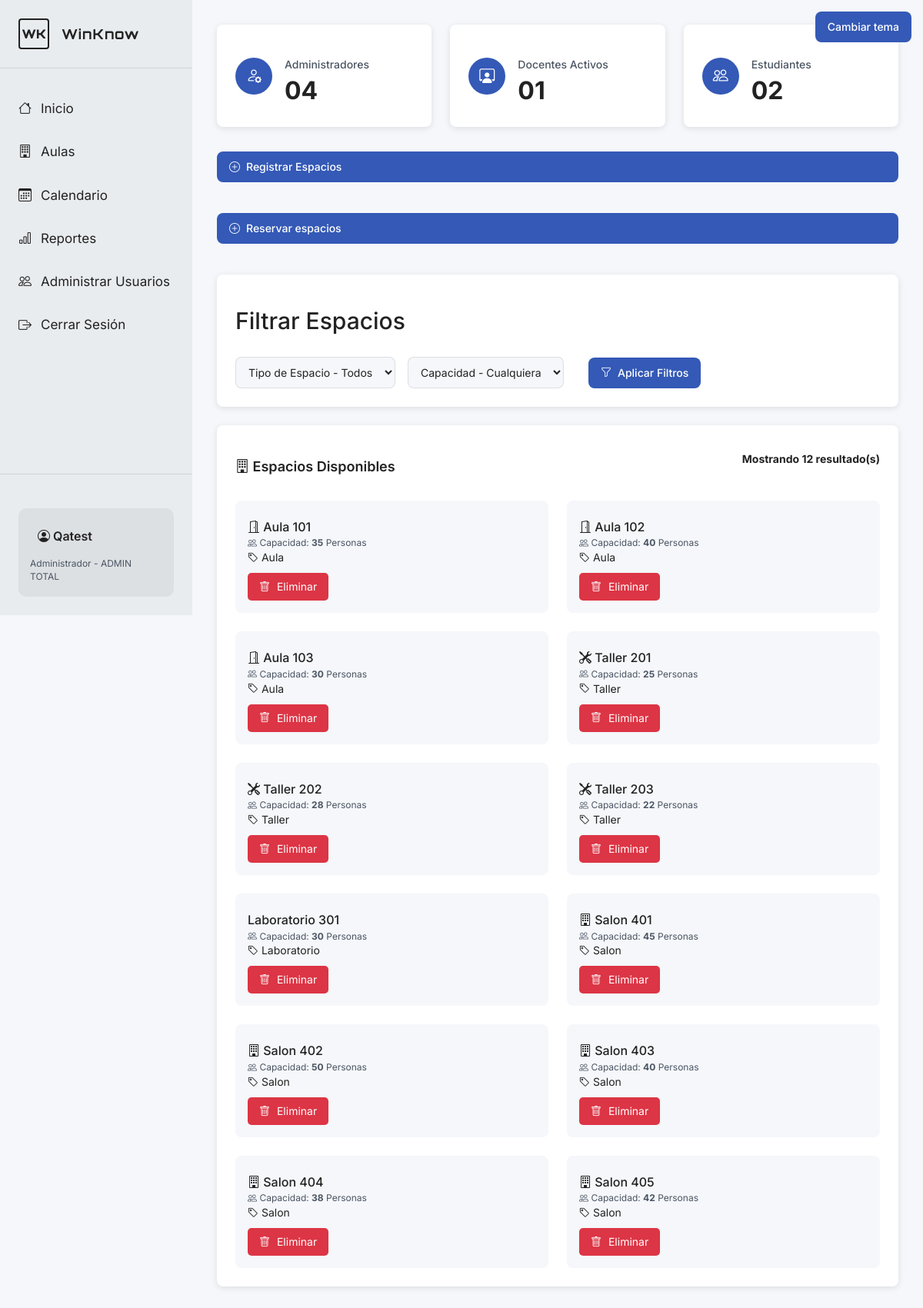
The page /admin/aulas.php (signed in) on the database as committed earlier.
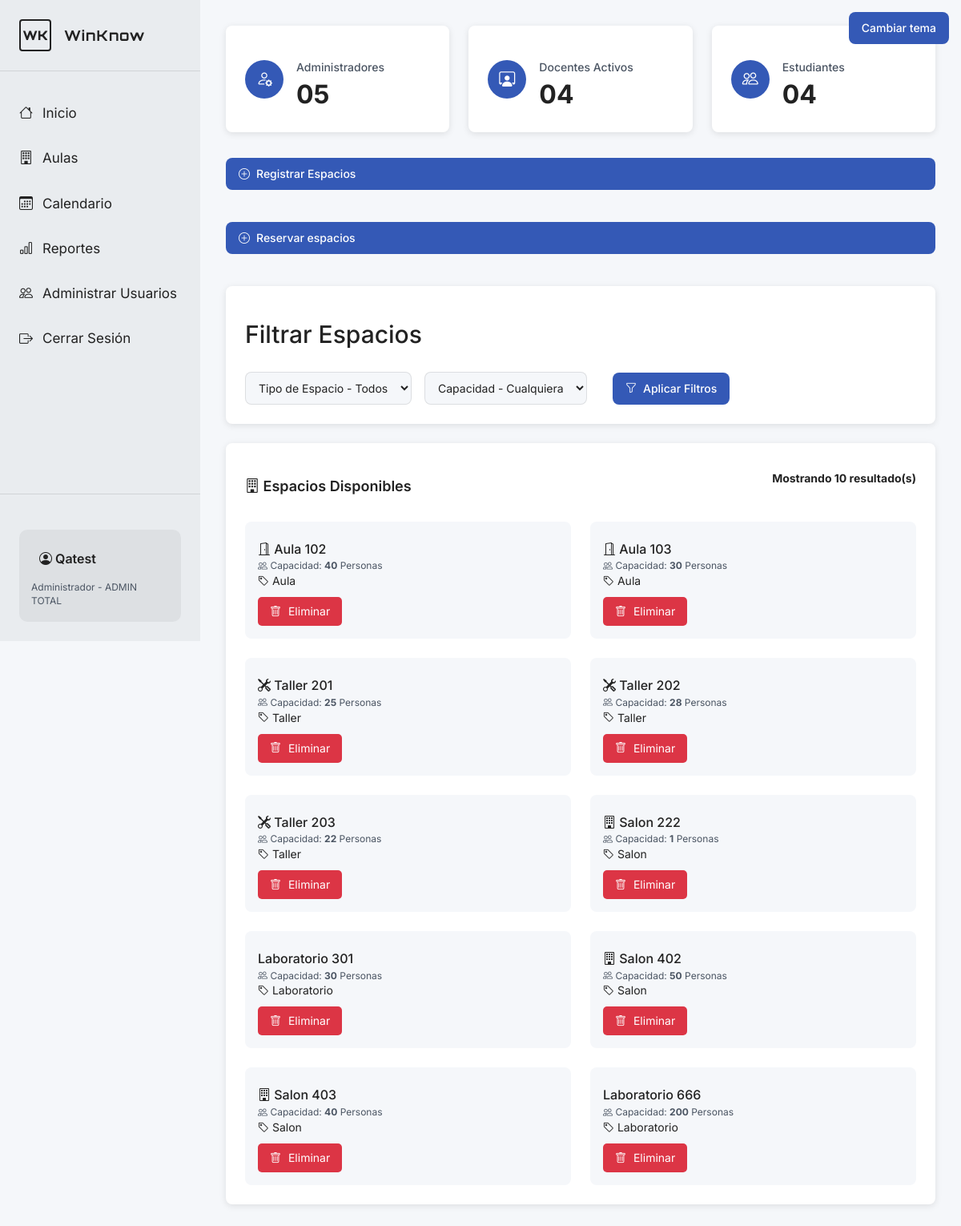
The same page on the database as committed later.
### tables this page shows
CREATE TABLE `espacios` (
  `IdEspacio` int(11) NOT NULL,
  `NumSalon` int(11) DEFAULT NULL,
  `capacidad` int(11) DEFAULT NULL,
  `Tipo_salon` varchar(30) DEFAULT NULL
);

### admin/aulas.php (called while the page is built, shortened)
<?php
$mysqli = conectarDB();
$conteoAdmins     = 0;
$conteoDocentes   = 0;
$conteoEstudiantes = 0;
$sql = "SELECT COUNT(*) as total FROM Administrador a
        INNER JOIN Usuarios u ON a.Cedula = u.Cedula";
if ($res = $mysqli->query($sql)) {
    $conteoAdmins = $res->fetch_assoc()['total'];
}
$sql = "SELECT COUNT(*) as total FROM Docente d
        INNER JOIN Usuarios u ON d.Cedula = u.Cedula
      ";
if ($res = $mysqli->query($sql)) {
    $conteoDocentes = $res->fetch_assoc()['total'];
}
$sql = "SELECT COUNT(*) as total FROM Estudiante e
        INNER JOIN Usuarios u ON e.Cedula = u.Cedula";
if ($res = $mysqli->query($sql)) {
    $conteoEstudiantes = $res->fetch_assoc()['total'];
}
$queryEspacios = "SELECT * FROM Espacios WHERE 1=1";
$queryEspacios .= " ORDER BY NumSalon";
$resultEspacios = $mysqli->query($queryEspacios);
function obtenerNombreAula($espacio) {
    return match ($espacio['Tipo_salon']) {
        'Taller' => 'Taller ' . $espacio['NumSalon'],
        'Salon'  => 'Salon ' . $espacio['NumSalon'],
        'Laboratorio' => 'Laboratorio ' . $espacio['NumSalon'],
        default  => 'Aula ' . $espacio['NumSalon']
    };
}
function obtenerIconoTipo($tipoSalon) {
    return match ($tipoSalon) {
        'Taller' => 'bi-tools',
        'Salon'  => 'bi-building',
        'Laboratorio' => 'bi-flask',
        default  => 'bi-door-open'
    };
}
include '../front/aulas_include.php';
?>

### front/aulas_include.php (the view, shortened to what this page needs)
<body>
<?php
    include '../front/navADM.php';
?>
<main class="principal">
    <div class="contenido">
        <section class="estadisticas">
            <div class="tarjeta-estadistica">
                <div class="icono total"><i class="bi bi-person-gear"></i></div>
                <div>
                    <h3>Administradores</h3>
                    <div class="numero"><?= sprintf('%02d', $conteoAdmins); ?></div>
                </div>
            </div>
            <div class="tarjeta-estadistica">
                <div class="icono total"><i class="bi bi-person-workspace"></i></div>
                <div>
                    <h3>Docentes Activos</h3>
                    <div class="numero"><?= sprintf('%02d', $conteoDocentes); ?></div>
                </div>
            </div>
            <div class="tarjeta-estadistica">
                <div class="icono total"><i class="bi bi-people"></i></div>
                <div>
                    <h3>Estudiantes</h3>
                    <div class="numero"><?= sprintf('%02d', $conteoEstudiantes); ?></div>
                </div>
            </div>
        </section>
        <section >
            <a href="register_espacios.php" class="boton-primario">
                <i class="bi bi-plus-circle"></i> Registrar Espacios
            </a>
        </section>
                <br>
                <br>
        <section >
            <a href="reservar_espacios.php" class="boton-primario">
                <i class="bi bi-plus-circle"></i> Reservar espacios
            </a>
        </section>
                <br>
                <br>
        <section class="filtros">
            <h2>Filtrar Espacios</h2><br>
            <form method="GET" action="aulas.php" class="controles-filtro">
                <select name="tipo_salon">
                    <option value="">Tipo de Espacio - Todos</option>
                </select>
                <select name="capacidad">
                    <option value="">Capacidad - Cualquiera</option>
                </select>
                <br><br>
                <button type="submit" class="boton-primario">
                    <i class="bi bi-funnel"></i> Aplicar Filtros
                </button>
            </form>
        </section>
        <section class="aulas">
            <div class="aulas-header">
                <h2><i class="bi bi-building"></i> Espacios Disponibles</h2>
                <?php if ($resultEspacios): ?>
                    <p><strong>Mostrando <?= $resultEspacios->num_rows; ?> resultado(s)</strong></p>
                <?php endif; ?>
            </div>
            <div class="grilla">
                <?php if ($resultEspacios && $resultEspacios->num_rows > 0): ?>
                    <?php while ($espacio = $resultEspacios->fetch_assoc()): ?>
                       <div class="tarjeta-aula">
                            <div class="info-aula">
                                <h4>
                                    <i class="<?= obtenerIconoTipo($espacio['Tipo_salon']); ?>"></i>
                                    <?= obtenerNombreAula($espacio); ?>
                                </h4>
                                <div class="detalles">
                                    <i class="bi bi-people"></i> Capacidad: <strong><?= $espacio['capacidad']; ?></strong> Personas
                                </div>
                                <div class="tipo-salon <?= strtolower($espacio['Tipo_salon']); ?>">
                                    <i class="bi bi-tag"></i> <?= htmlspecialchars($espacio['Tipo_salon']); ?>
                                </div>
                                <form method="POST" action="aulas.php" class="form-eliminar" data-nombre-aula="<?= htmlspecialchars(obtenerNombreAula($espacio)); ?>">
                                    <button type="submit" class="boton-eliminar">
                                        <i class="bi bi-trash"></i> Eliminar
                                    </button>
                                </form>
                            </div>
                        </div>
                    <?php endwhile; ?>
                <?php else: ?>
                    <p>No se encontraron espacios con los filtros seleccionados.</p>
                <?php endif; ?>
            </div>
        </section>
    </div>
</main>
</body>
</html>

### front/navADM.php (shortened to what this page needs)
<aside class="barra-lateral">
    <div class="logo">
        <div class="icono-logo">WK</div>
        <span>WinKnow</span>
    </div>
    <nav class="navegacion">
        <ul>
            <a href="inicio.php"><li class="activo"><i class="bi bi-house"></i> <span data-lang="nav_inicio">Inicio</span></li></a>
            <a href="aulas.php"><li><i class="bi bi-building"></i> <span data-lang="nav_aulas">Aulas</span></li></a>
            <a href="calendario.php"><li><i class="bi bi-calendar3"></i> <span data-lang="nav_calendario">Calendario</span></li></a>
            <a href="reportes.php"><li><i class="bi bi-bar-chart"></i> <span data-lang="nav_reportes">Reportes</span></li></a>
            <a href="usuarios.php"><li><i class="bi bi-people"></i> <span data-lang="nav_usuarios">Administrar Usuarios</span></li></a>
            <a href="../login_reg/logout.php" id="logout-link"><li><i class="bi bi-box-arrow-right"></i> <span data-lang="nav_logout">Cerrar Sesión</span></li></a>
        </ul>
    </nav>
    <div class="usuario">
        <div class="info-usuario">
            <div class="nombre-usuario">
                <i class="bi bi-person-circle"></i>
                <?php
                    if (isset($_SESSION['nombre']) && !empty($_SESSION['nombre'])) {
                        echo htmlspecialchars($_SESSION['nombre']);
                    } else {
                        echo '<span class="usuario-blanco" data-lang="default_user">Usuario</span>';
                    }
                ?>
            </div>
            <div class="rol-usuario">
                <span data-lang="role_admin">Administrador</span>
                <?php if (isset($_SESSION['rolAdmin']) && !empty($_SESSION['rolAdmin'])): ?>
                    - <?php echo htmlspecialchars($_SESSION['rolAdmin']); ?>
                <?php endif; ?>
            </div>
        </div>
    </div>
</aside>

Rows that differ between the two databases and show on the page:
removed espacios: obtenerNombreAula($espacio) "Aula 101", capacidad "35", Tipo_salon "Aula"
removed espacios: obtenerNombreAula($espacio) "Salon 401", capacidad "45", Tipo_salon "Salon"
removed espacios: obtenerNombreAula($espacio) "Salon 404", capacidad "38", Tipo_salon "Salon"
removed espacios: obtenerNombreAula($espacio) "Salon 405", capacidad "42", Tipo_salon "Salon"
added espacios: obtenerNombreAula($espacio) "Salon 222", capacidad "1", Tipo_salon "Salon"
added espacios: obtenerNombreAula($espacio) "Laboratorio 666", capacidad "200", Tipo_salon "Laboratorio"
Other text that changed with them:
$conteoAdmins: "04" → "05"
$conteoDocentes: "01" → "04"
$conteoEstudiantes: "02" → "04"
$resultEspacios->num_rows: "12" → "10"
